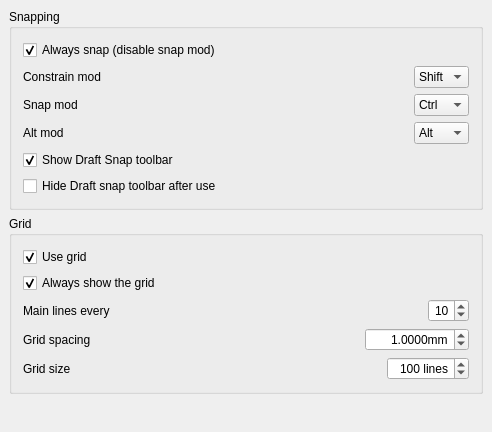
<?xml version="1.0" encoding="UTF-8"?>
<ui version="4.0">
 <class>Gui::Dialog::DlgSettingsDraft</class>
 <widget class="QWidget" name="Gui::Dialog::DlgSettingsDraft">
  <property name="geometry">
   <rect>
    <x>0</x>
    <y>0</y>
    <width>492</width>
    <height>432</height>
   </rect>
  </property>
  <property name="windowTitle">
   <string>Grid and snapping</string>
  </property>
  <layout class="QVBoxLayout">
   <property name="spacing">
    <number>6</number>
   </property>
   <property name="margin">
    <number>9</number>
   </property>
   <item>
    <widget class="QGroupBox" name="groupBox_2">
     <property name="title">
      <string>Snapping</string>
     </property>
     <layout class="QVBoxLayout" name="verticalLayout">
      <item>
       <layout class="QHBoxLayout" name="horizontalLayout_11">
        <item>
         <widget class="Gui::PrefCheckBox" name="gui::prefcheckbox">
          <property name="toolTip">
           <string>If this is checked, snapping is activated without the need to press the snap mod key</string>
          </property>
          <property name="text">
           <string>Always snap (disable snap mod)</string>
          </property>
          <property name="checked">
           <bool>true</bool>
          </property>
          <property name="prefEntry" stdset="0">
           <cstring>alwaysSnap</cstring>
          </property>
          <property name="prefPath" stdset="0">
           <cstring>Mod/Draft</cstring>
          </property>
         </widget>
        </item>
       </layout>
      </item>
      <item>
       <layout class="QHBoxLayout" name="horizontalLayout_3">
        <item>
         <widget class="QLabel" name="label_20">
          <property name="text">
           <string>Constrain mod</string>
          </property>
         </widget>
        </item>
        <item>
         <spacer name="horizontalSpacer_5">
          <property name="orientation">
           <enum>Qt::Horizontal</enum>
          </property>
          <property name="sizeHint" stdset="0">
           <size>
            <width>40</width>
            <height>20</height>
           </size>
          </property>
         </spacer>
        </item>
        <item>
         <widget class="Gui::PrefComboBox" name="gui::prefcombobox_5">
          <property name="toolTip">
           <string>The Constraining modifier key</string>
          </property>
          <property name="prefEntry" stdset="0">
           <cstring>modconstrain</cstring>
          </property>
          <property name="prefPath" stdset="0">
           <cstring>Mod/Draft</cstring>
          </property>
          <item>
           <property name="text">
            <string>Shift</string>
           </property>
          </item>
          <item>
           <property name="text">
            <string>Ctrl</string>
           </property>
          </item>
          <item>
           <property name="text">
            <string>Alt</string>
           </property>
          </item>
         </widget>
        </item>
       </layout>
      </item>
      <item>
       <layout class="QHBoxLayout" name="horizontalLayout_4">
        <item>
         <widget class="QLabel" name="label_21">
          <property name="text">
           <string>Snap mod</string>
          </property>
         </widget>
        </item>
        <item>
         <spacer name="horizontalSpacer_3">
          <property name="orientation">
           <enum>Qt::Horizontal</enum>
          </property>
          <property name="sizeHint" stdset="0">
           <size>
            <width>40</width>
            <height>20</height>
           </size>
          </property>
         </spacer>
        </item>
        <item>
         <widget class="Gui::PrefComboBox" name="gui::prefcombobox_6">
          <property name="toolTip">
           <string>The snap modifier key</string>
          </property>
          <property name="currentIndex">
           <number>1</number>
          </property>
          <property name="prefEntry" stdset="0">
           <cstring>modsnap</cstring>
          </property>
          <property name="prefPath" stdset="0">
           <cstring>Mod/Draft</cstring>
          </property>
          <item>
           <property name="text">
            <string>Shift</string>
           </property>
          </item>
          <item>
           <property name="text">
            <string>Ctrl</string>
           </property>
          </item>
          <item>
           <property name="text">
            <string>Alt</string>
           </property>
          </item>
         </widget>
        </item>
       </layout>
      </item>
      <item>
       <layout class="QHBoxLayout" name="horizontalLayout_5">
        <item>
         <widget class="QLabel" name="label_22">
          <property name="text">
           <string>Alt mod</string>
          </property>
         </widget>
        </item>
        <item>
         <spacer name="horizontalSpacer_6">
          <property name="orientation">
           <enum>Qt::Horizontal</enum>
          </property>
          <property name="sizeHint" stdset="0">
           <size>
            <width>40</width>
            <height>20</height>
           </size>
          </property>
         </spacer>
        </item>
        <item>
         <widget class="Gui::PrefComboBox" name="gui::prefcombobox_7">
          <property name="toolTip">
           <string>The Alt modifier key</string>
          </property>
          <property name="currentIndex">
           <number>2</number>
          </property>
          <property name="prefEntry" stdset="0">
           <cstring>modalt</cstring>
          </property>
          <property name="prefPath" stdset="0">
           <cstring>Mod/Draft</cstring>
          </property>
          <item>
           <property name="text">
            <string>Shift</string>
           </property>
          </item>
          <item>
           <property name="text">
            <string>Ctrl</string>
           </property>
          </item>
          <item>
           <property name="text">
            <string>Alt</string>
           </property>
          </item>
         </widget>
        </item>
       </layout>
      </item>
      <item>
       <layout class="QHBoxLayout" name="horizontalLayout_21">
        <item>
         <widget class="Gui::PrefCheckBox" name="gui::prefcheckbox_7">
          <property name="toolTip">
           <string>If checked, the Snap toolbar will be shown whenever you use snapping</string>
          </property>
          <property name="text">
           <string>Show Draft Snap toolbar</string>
          </property>
          <property name="checked">
           <bool>true</bool>
          </property>
          <property name="prefEntry" stdset="0">
           <cstring>showSnapBar</cstring>
          </property>
          <property name="prefPath" stdset="0">
           <cstring>Mod/Draft</cstring>
          </property>
         </widget>
        </item>
       </layout>
      </item>
      <item>
       <layout class="QHBoxLayout" name="horizontalLayout_6">
        <item>
         <widget class="Gui::PrefCheckBox" name="gui::prefcheckbox_9">
          <property name="text">
           <string>Hide Draft snap toolbar after use</string>
          </property>
          <property name="prefEntry" stdset="0">
           <cstring>hideSnapBar</cstring>
          </property>
          <property name="prefPath" stdset="0">
           <cstring>Mod/Draft</cstring>
          </property>
         </widget>
        </item>
       </layout>
      </item>
     </layout>
     <zorder></zorder>
     <zorder></zorder>
     <zorder></zorder>
    </widget>
   </item>
   <item>
    <widget class="QGroupBox" name="groupBox">
     <property name="title">
      <string>Grid</string>
     </property>
     <layout class="QVBoxLayout" name="verticalLayout_2">
      <item>
       <layout class="QHBoxLayout" name="horizontalLayout_17">
        <item>
         <widget class="Gui::PrefCheckBox" name="gui::prefcheckbox_2">
          <property name="toolTip">
           <string>If checked, a grid will appear when drawing</string>
          </property>
          <property name="text">
           <string>Use grid</string>
          </property>
          <property name="checked">
           <bool>true</bool>
          </property>
          <property name="prefEntry" stdset="0">
           <cstring>grid</cstring>
          </property>
          <property name="prefPath" stdset="0">
           <cstring>Mod/Draft</cstring>
          </property>
         </widget>
        </item>
       </layout>
      </item>
      <item>
       <layout class="QHBoxLayout" name="horizontalLayout_15">
        <item>
         <widget class="Gui::PrefCheckBox" name="gui::prefcheckbox_10">
          <property name="enabled">
           <bool>true</bool>
          </property>
          <property name="toolTip">
           <string>If checked, the Draft grid will always be visible when the Draft workbench is active. Otherwise only when using a command</string>
          </property>
          <property name="text">
           <string>Always show the grid</string>
          </property>
          <property name="checked">
           <bool>true</bool>
          </property>
          <property name="prefEntry" stdset="0">
           <cstring>alwaysShowGrid</cstring>
          </property>
          <property name="prefPath" stdset="0">
           <cstring>Mod/Draft</cstring>
          </property>
         </widget>
        </item>
       </layout>
      </item>
      <item>
       <layout class="QHBoxLayout" name="horizontalLayout_13">
        <item>
         <widget class="QLabel" name="label_16">
          <property name="enabled">
           <bool>true</bool>
          </property>
          <property name="text">
           <string>Main lines every</string>
          </property>
         </widget>
        </item>
        <item>
         <spacer name="horizontalSpacer_8">
          <property name="orientation">
           <enum>Qt::Horizontal</enum>
          </property>
          <property name="sizeHint" stdset="0">
           <size>
            <width>40</width>
            <height>20</height>
           </size>
          </property>
         </spacer>
        </item>
        <item>
         <widget class="Gui::PrefSpinBox" name="gui::prefspinbox_4">
          <property name="enabled">
           <bool>true</bool>
          </property>
          <property name="toolTip">
           <string>Mainlines will be drawn thicker. Specify here how many squares between mainlines.</string>
          </property>
          <property name="alignment">
           <set>Qt::AlignRight|Qt::AlignTrailing|Qt::AlignVCenter</set>
          </property>
          <property name="value">
           <number>10</number>
          </property>
          <property name="prefEntry" stdset="0">
           <cstring>gridEvery</cstring>
          </property>
          <property name="prefPath" stdset="0">
           <cstring>Mod/Draft</cstring>
          </property>
         </widget>
        </item>
       </layout>
      </item>
      <item>
       <layout class="QHBoxLayout" name="horizontalLayout_10">
        <item>
         <widget class="QLabel" name="label_15">
          <property name="enabled">
           <bool>true</bool>
          </property>
          <property name="text">
           <string>Grid spacing</string>
          </property>
         </widget>
        </item>
        <item>
         <spacer name="horizontalSpacer_7">
          <property name="orientation">
           <enum>Qt::Horizontal</enum>
          </property>
          <property name="sizeHint" stdset="0">
           <size>
            <width>40</width>
            <height>20</height>
           </size>
          </property>
         </spacer>
        </item>
        <item>
         <widget class="Gui::PrefDoubleSpinBox" name="gui::prefdoublespinbox_3">
          <property name="enabled">
           <bool>true</bool>
          </property>
          <property name="toolTip">
           <string>The spacing between each grid line</string>
          </property>
          <property name="alignment">
           <set>Qt::AlignRight|Qt::AlignTrailing|Qt::AlignVCenter</set>
          </property>
          <property name="suffix">
           <string>mm</string>
          </property>
          <property name="decimals">
           <number>4</number>
          </property>
          <property name="maximum">
           <double>9999.989999999999782</double>
          </property>
          <property name="value">
           <double>1.000000000000000</double>
          </property>
          <property name="prefEntry" stdset="0">
           <cstring>gridSpacing</cstring>
          </property>
          <property name="prefPath" stdset="0">
           <cstring>Mod/Draft</cstring>
          </property>
         </widget>
        </item>
       </layout>
      </item>
      <item>
       <layout class="QHBoxLayout" name="horizontalLayout">
        <item>
         <widget class="QLabel" name="label">
          <property name="text">
           <string>Grid size</string>
          </property>
         </widget>
        </item>
        <item>
         <spacer name="horizontalSpacer">
          <property name="orientation">
           <enum>Qt::Horizontal</enum>
          </property>
          <property name="sizeHint" stdset="0">
           <size>
            <width>40</width>
            <height>20</height>
           </size>
          </property>
         </spacer>
        </item>
        <item>
         <widget class="Gui::PrefSpinBox" name="spinBox">
          <property name="toolTip">
           <string>The number of horizontal or vertical lines of the grid</string>
          </property>
          <property name="alignment">
           <set>Qt::AlignRight|Qt::AlignTrailing|Qt::AlignVCenter</set>
          </property>
          <property name="suffix">
           <string> lines</string>
          </property>
          <property name="maximum">
           <number>9999</number>
          </property>
          <property name="value">
           <number>100</number>
          </property>
          <property name="prefEntry" stdset="0">
           <cstring>gridSize</cstring>
          </property>
          <property name="prefPath" stdset="0">
           <cstring>Mod/Draft</cstring>
          </property>
         </widget>
        </item>
       </layout>
      </item>
     </layout>
    </widget>
   </item>
   <item>
    <spacer name="verticalSpacer">
     <property name="orientation">
      <enum>Qt::Vertical</enum>
     </property>
     <property name="sizeHint" stdset="0">
      <size>
       <width>20</width>
       <height>40</height>
      </size>
     </property>
    </spacer>
   </item>
  </layout>
 </widget>
 <layoutdefault spacing="6" margin="11"/>
 <pixmapfunction>qPixmapFromMimeSource</pixmapfunction>
 <customwidgets>
  <customwidget>
   <class>Gui::PrefSpinBox</class>
   <extends>QSpinBox</extends>
   <header>Gui/PrefWidgets.h</header>
  </customwidget>
  <customwidget>
   <class>Gui::PrefCheckBox</class>
   <extends>QCheckBox</extends>
   <header>Gui/PrefWidgets.h</header>
  </customwidget>
  <customwidget>
   <class>Gui::PrefComboBox</class>
   <extends>QComboBox</extends>
   <header>Gui/PrefWidgets.h</header>
  </customwidget>
  <customwidget>
   <class>Gui::PrefDoubleSpinBox</class>
   <extends>QDoubleSpinBox</extends>
   <header>Gui/PrefWidgets.h</header>
  </customwidget>
 </customwidgets>
 <resources/>
 <connections>
  <connection>
   <sender>gui::prefcheckbox_7</sender>
   <signal>clicked(bool)</signal>
   <receiver>gui::prefcheckbox_9</receiver>
   <slot>setEnabled(bool)</slot>
   <hints>
    <hint type="sourcelabel">
     <x>158</x>
     <y>290</y>
    </hint>
    <hint type="destinationlabel">
     <x>400</x>
     <y>293</y>
    </hint>
   </hints>
  </connection>
 </connections>
</ui>
